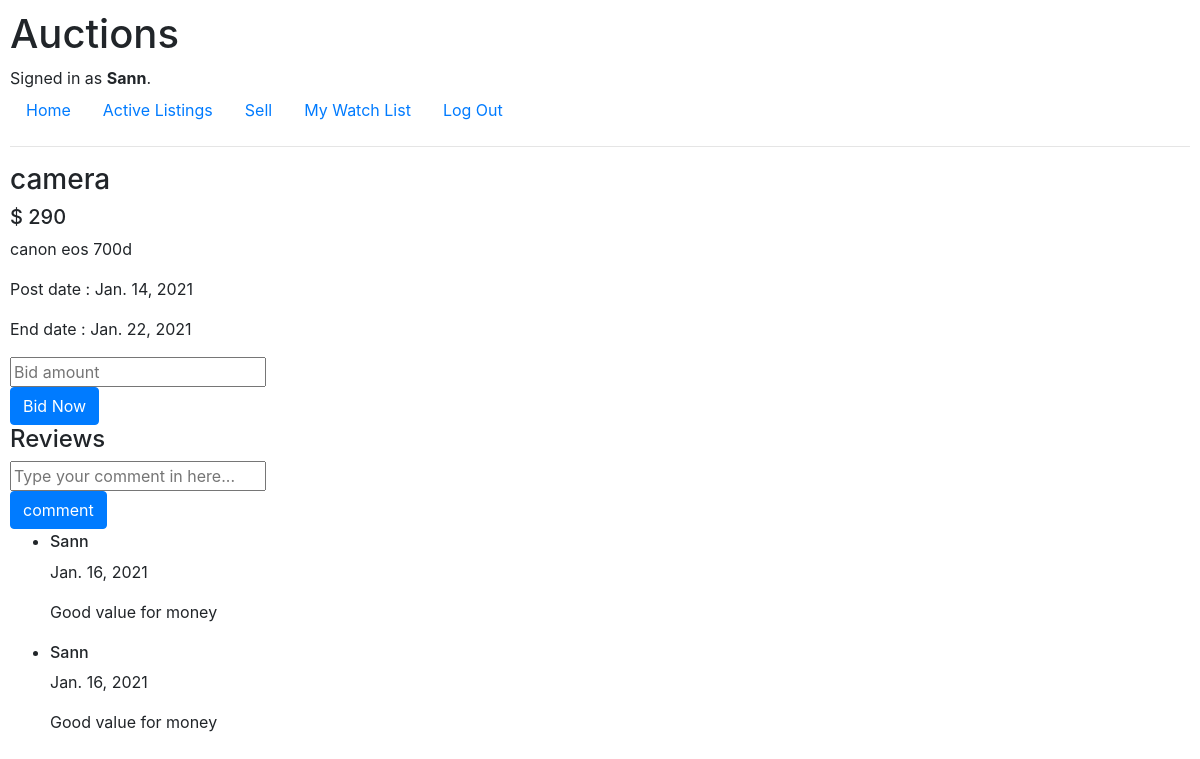
The app's page /product/1 (signed in) with its own data.
### auctions/models.py (models this page shows, shortened)
class User(AbstractUser):
    username = models.CharField(max_length=10, blank=False, unique= True,primary_key=True)

class Products(models.Model):
    prod_id = models.AutoField(primary_key=True)
    prod_name = models.CharField(max_length=20,blank=False)
    prod_image = models.CharField(max_length=256,blank=True)
    seller_id = models.ForeignKey(User, on_delete= models.CASCADE, related_name="sellers_id")
    description = models.TextField(blank=False)
    amount = models.IntegerField()
    post_date = models.DateField()
    end_date = models.DateField()
    active = models.BooleanField()

class Comments(models.Model):
    comment_id = models.AutoField(primary_key=True)
    commenter_id = models.ForeignKey(User,on_delete=models.CASCADE,related_name="commenter_name")
    message = models.TextField()
    prod_id = models.ForeignKey(Products,on_delete=models.CASCADE,related_name="products_id")
    comment_date = models.DateField()

### auctions/views.py (the view, shortened to what this page needs)
# urls.py: path("product/<int:prod_id>",views.prod_view,name="Prod_page"),
def prod_view(request, prod_id):
    prod = Products.objects.get(pk=prod_id)
    return render(request,"auctions/product_page.html",{
        "prod_ob":prod,
        "comments": Comments.objects.filter(prod_id=prod)
    })

### auctions/templates/auctions/product_page.html (shortened to what this page needs)
{% extends "auctions/layout.html" %}
{% block body %}
    <div>
        <div>
            <h3>{{prod_ob.prod_name}}</h3>
        </div>
        <div>
            <h5>$ {{prod_ob.amount}}</h5>
        </div>
        <div>
            <p>{{prod_ob.description}}</p>
        </div>
        <div>
            <p>Post date : {{prod_ob.post_date}}</p>
        </div>
        <div>
            <p> End date : {{prod_ob.end_date}}</p>
        </div>
        <div>
            <form action="{% url 'Prod_page' prod_ob.prod_id %}" method="POST">
                <div>
                    <input type="number" name="amt" placeholder="Bid amount">
                </div>
                <div>
                    <input class="btn btn-primary" type="submit" value="Bid Now">
                </div>
            </form>
        </div>
    </div>
    <div>
        <div>
            <h4> Reviews</h4>
            <form action="{% url 'Prod_page' prod_ob.prod_id  %}" method="POST">
                <div>
                    <input type="text" name="comment" placeholder="Type your comment in here...">
                </div>
                <input class="btn btn-primary" type="submit" value="comment">
            </form>
        </div>
        <div>
            <ul>
                {% for comment in comments%}
                    <li>
                        <div>
                            <h6>{{comment.commenter_id.username}}</h6>
                        </div>
                        <div>
                            <p>{{comment.comment_date}}</p>
                        </div>
                        <div>
                            <p>{{comment.message}}</p>
                        </div>
                    </li>
                {%empty%}
                <li>No reiews for this product</li>
                {% endfor %}
            </ul>
        </div>
    </div>
{% endblock %}

### auctions/templates/auctions/layout.html (shortened to what this page needs)
{% load static %}
<!DOCTYPE html>
<html lang="en">
    <head>
        <link rel="stylesheet" href="https://stackpath.bootstrapcdn.com/bootstrap/4.4.1/css/bootstrap.min.css">
        <link href="{% static 'auctions/styles.css' %}" rel="stylesheet">
    </head>
    <body>
        <h1>Auctions</h1>
        <div>
            {% if user.is_authenticated %}
                Signed in as <strong>{{ user.username }}</strong>.
            {% else %}
                Not signed in.
            {% endif %}
        </div>
        <ul class="nav">
            <li class="nav-item">
                <a class="nav-link" href="{% url 'index' %}">Home</a>
            </li>
            <li class="nav-item">
                <a class="nav-link" href="{% url 'mylist_page' %}">Active Listings</a>
            </li>
            {% if user.is_authenticated %}
                <li class="nav-item">
                    <a class="nav-link" href="{% url 'add_product' %}">Sell</a>
                </li>
                <li class="nav-item">
                    <a class="nav-link" href="{% url 'watchlist' %}">My Watch List</a>
                </li>
                <li class="nav-item">
                    <a class="nav-link" href="{% url 'logout' %}">Log Out</a>
                </li>
            {% endif %}
        </ul>
        <hr>
        {% block body %}
        {% endblock %}
    </body>
</html>

### auctions/static/auctions/styles.css (style rules this page uses)
body { padding: 10px; }

### records on screen
User: username "Sann"
Products: prod_name "camera", amount "290", description "canon eos 700d", post_date "Jan. 14, 2021", end_date "Jan. 22, 2021"
Comments: commenter_id.username "Sann", comment_date "Jan. 16, 2021", message "Good value for money"
Comments: commenter_id.username "Sann", comment_date "Jan. 16, 2021", message "Good value for money"
